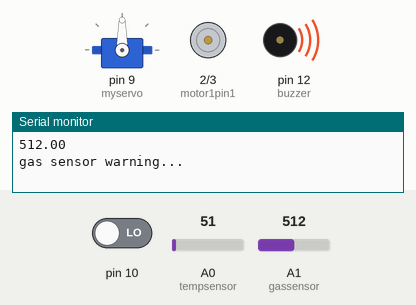
This sketch was run on a simulated Arduino Uno, built with avr-gcc and run on an emulated ATmega328P. Parts: servo, motor-driver pin pairs drawn as motors (green arrow = first pin HIGH = forward, orange = second pin HIGH = backward, longer = more drive), buzzer (waves = sounding, pin HIGH), the last lines printed to the serial monitor. The inputs (shaded band) are chosen by the test bench; at power-on: A1 (gassensor) = 512, pin 10 LOW, A0 (tempsensor) = 51.

Above: at 3.2 s.
3.3 s: A1 (gassensor) set to 130
8.6 s: A1 (gassensor) set to 114
At 11.9 s:
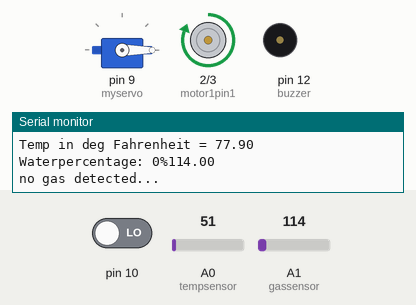
13.9 s: A1 (gassensor) set to 122
At 16.2 s:
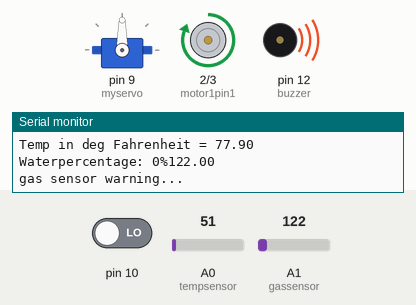
19.2 s: A1 (gassensor) set to 0
At 20.6 s:
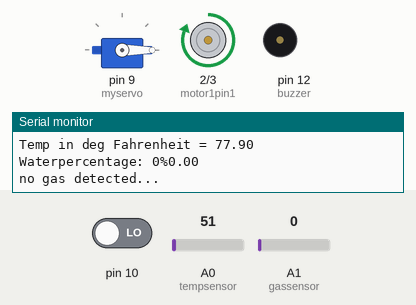
Timing chart, 0 to 22.2 s (numbered marks = the images above; inputs shaded):
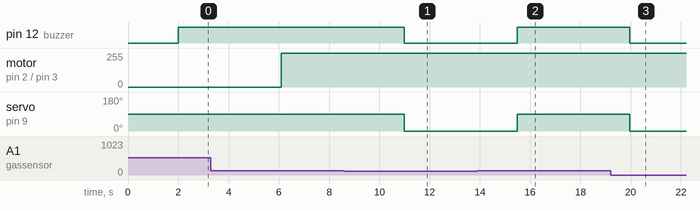

Measured:
- the behaviour switches between 121 and 120 on A1 (gassensor) (found by bisection; images 0 and 1)
- after the input at 8.6 s, pin 12 (buzzer): HIGH → LOW after 2.4 s; servo on pin 9 (myservo): 90° → 0° after 2.4 s
- after the input at 13.9 s, pin 12 (buzzer): LOW → HIGH after 1.6 s; servo on pin 9 (myservo): 0° → 90° after 1.6 s
- after the input at 19.2 s, pin 12 (buzzer): HIGH → LOW after 0.77 s; servo on pin 9 (myservo): 90° → 0° after 0.77 s

The sketch:

smart_compost_program.ino
```cpp
#include <Servo.h>
#include <Wire.h>
#include <LiquidCrystal_I2C.h>
//const int rs= 12, en=11, d4=5, d5=4, d6=3, d7=2;
Servo myservo;
int pos = 0;    // variable to store the servo position
int gassensor = A1; // gas sensoer pin
int buzzer=12; // buzzer pin
float sensorvalue; //gas sensor
int t=0;    // initial temp reading
int tempsensor = A0; // temperature sensor pin
float temp;
float tempc;
float tempf;
LiquidCrystal_I2C lcd(0x27, 2, 16);
int water;  //random variable
int motor1pin1 = 2;
int motor1pin2 = 3;
int sensorPin = 5;  //soil moisture sensor
int percentValue = 0;

void setup()         // put your setup code here, to run once:
{
pinMode(gassensor, INPUT);
pinMode(buzzer,OUTPUT);
pinMode(tempsensor,INPUT);
pinMode(motor1pin1, OUTPUT);
pinMode(motor1pin2, OUTPUT);
pinMode(A0,INPUT);
lcd.backlight();
myservo.attach(9);
  Serial.begin(9600);
  delay(2000);
}

void loop()
{
  // GAS SENSOR
  sensorvalue = analogRead(gassensor);
  Serial.println(sensorvalue);
 if(sensorvalue>120)
 {
   Serial.println("gas sensor warning...");
   digitalWrite(buzzer,HIGH);
  {
    myservo.write(90);
    delay(1000);
  }
 }
  else{
  Serial.println("no gas detected...");
  digitalWrite(buzzer,LOW);
    myservo.write(0);              // tell servo to go to position in variable 'pos'
    delay(1000);                       // waits 2s for the servo to reach the position
}

// LCD I2C

delay(2000);
t=t+2;
temp=analogRead(tempsensor);
tempc=(temp*5)/10;
tempf=(tempc*1.8)+32;
Serial.println("-------------------------");
Serial.println("Temperature Logger");
Serial.print("Time in Seconds= ");
Serial.println(t);
Serial.print("Temp in deg Celcius = ");
Serial.println(tempc);
Serial.print("Temp in deg Fahrenheit = ");
Serial.println(tempf);
lcd.setCursor(0,0);
lcd.print("Temp in C = ");
lcd.println(tempc);
lcd.setCursor(0,1);
lcd.print("Temp in F = ");
lcd.println(tempf);

//soil moisture

Serial.print("\nWaterpercentage: ");
Serial.print(percentValue);
Serial.print("%");
lcd.setCursor(0, 0);
lcd.print("Soil Moisture");
lcd.setCursor(0, 1);
lcd.print("Percent: ");
lcd.print(percentValue);
lcd.print("%");
delay(1000);
lcd.clear();

//WATER PUMP

water = digitalRead(10);
 if (water = HIGH)
 {
 digitalWrite(motor1pin1, HIGH);
  }
  else
  {
  digitalWrite(motor1pin2,LOW); //high to continue proving signal and water supply
  }
  delay(400);
}
```
